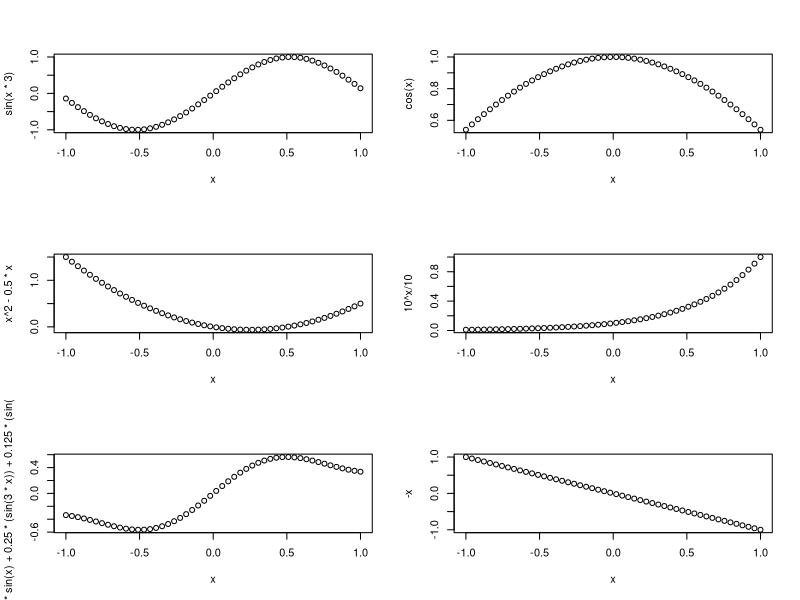

Reproduce this figure in R.
X11()

x <- seq(-1, 1, length.out=50)

par(mfrow=c(3, 2)) # 3 rows, 2 columns

plot(x, sin(x*3))
plot(x, cos(x))
plot(x, x^2-0.5*x)
plot(x, 10^x/10)
plot(x, 0.5*sin(x) + 0.25*(sin(3*x)) + 0.125*(sin(5*x)))
plot(x, -x)

z <- locator(1)
